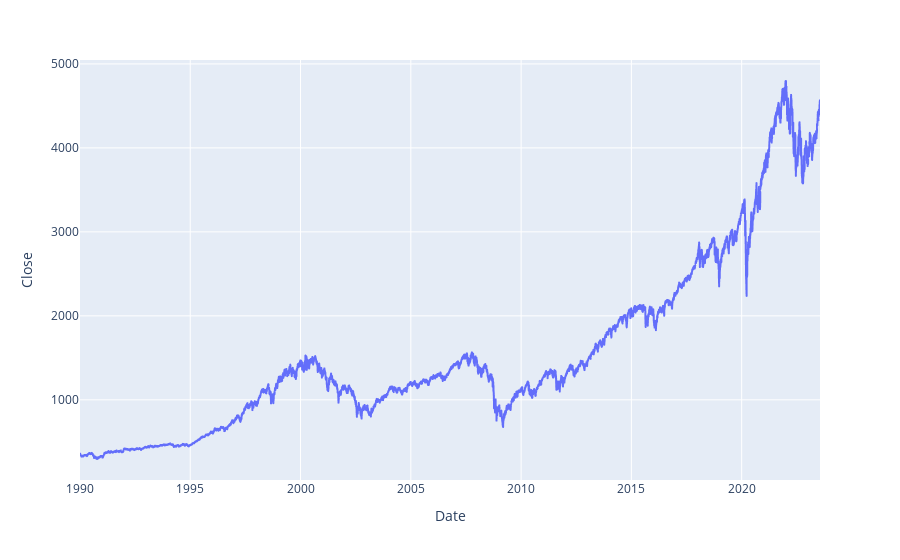

The notebook cell saved with this chart:
### Code cell
px.line(sp500_og, y="Close")

### Figure 1 — Plotly figure (JSON) as saved in the notebook; plotly's stock layout.template omitted (floating-point values rounded to 4 significant figures; data arrays with more than 128 entries replaced by an {"elided": "..."} marker saying what was removed)
{"data": [{"hovertemplate": "Date=%{x}<br>Close=%{y}<extra></extra>", "legendgroup": "", "line": {"color": "#636efa", "dash": "solid"}, "marker": {"symbol": "circle"}, "mode": "lines", "name": "", "showlegend": false, "type": "scattergl", "x": {"elided": "8453 str values"}, "xaxis": "x", "y": {"elided": "8453 float values"}, "yaxis": "y"}], "layout": {"legend": {"tracegroupgap": 0}, "margin": {"t": 60}, "xaxis": {"anchor": "y", "domain": [0, 1], "title": {"text": "Date"}}, "yaxis": {"anchor": "x", "domain": [0, 1], "title": {"text": "Close"}}}}
